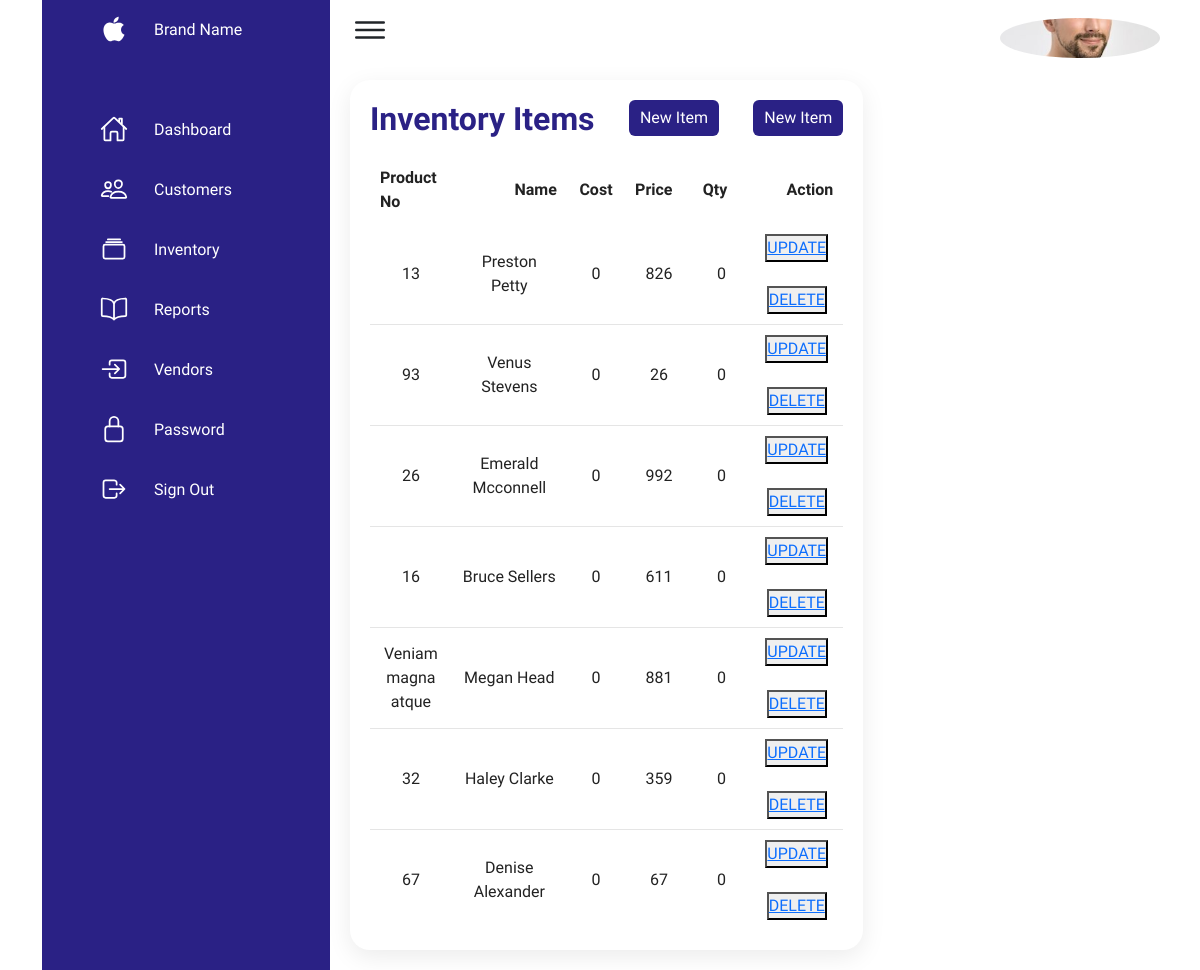
The app's page /Admin/admin/Inventory.php (signed in) with its own data.
### tables this page shows
CREATE TABLE `inventor` (
  `id` int(10) UNSIGNED NOT NULL,
  `p_No` varchar(255) NOT NULL,
  `barcode` varchar(255) NOT NULL,
  `Name` varchar(255) NOT NULL,
  `Discription` varchar(255) NOT NULL,
  `Cost` int(255) NOT NULL,
  `Price` int(255) NOT NULL,
  `qty` int(255) NOT NULL
);

### Admin/admin/Inventory.php (the view, shortened to what this page needs)
<?php
@include 'menu.php';
?>
<div class="details">
    <div class="recentOrders">
        <div class="cardHeader">
            <h2>Inventory Items</h2>
            <a href="add_item.php" class="btn">New Item</a>
            <a href="add_item.php" class="btn">New Item</a>
        </div>
        <table>
            <thead>
                <tr>
                    <td>Product No</td>
                    <td>Name</td>
                    <td>Cost</td>
                    <td>Price</td>
                    <td>Qty</td>
                    <td>Action</td>
                </tr>
            </thead>
            <?php
            $sql = "SELECT * FROM inventor ORDER BY id DESC";
            $conn = mysqli_connect('localhost', 'root', '', 'dbos');
            $res = mysqli_query($conn, $sql);
            if ($res == TRUE) {
                $count = mysqli_num_rows($res);
                if ($count > 0) {
                    while ($row = mysqli_fetch_assoc($res)) {
            ?>
                        <tr>
                            <td width="5%" class="text-center"><?php echo $row['p_No']; ?></td>
                            <td width="20%" class="text-center"><?php echo $row['Name']; ?></td>
                            <td width="5%" class="text-center"><?php echo $row['Cost']; ?></td>
                            <td width="10%" class="text-center"><?php echo $row['Price']; ?></td>
                            <td width="10%" class="text-center"><?php echo $row['qty']; ?></td>
                            <td width="10%" class="text-center">
                                <button class="btn-secondary1"><a href="./update-item.php?id=<?php echo $row["id"]; ?>"> UPDATE</a></button><br><br>
                                <button class="btn-secondary2"><a href="./delete-item.php?id=<?php echo $row["id"]; ?>"> DELETE</a></button>
                            </td>
                        </tr>
            <?php
                    }
                }
            } else {
            }
            ?>
        </table>
    </div>
    </body>
    </html>

### Admin/admin/assets/css/style.css (style rules this page uses)
* { font-family: "Ubuntu", sans-serif; margin: 0; padding: 0; box-sizing: border-box; }
:root { --blue: #2a2185; --white: #fff; --gray: #f5f5f5; --black1: #222; --black2: #999; }
body { min-height: 100vh; overflow-x: hidden; }
.details { position: relative; width: 100%; padding: 20px; display: grid; grid-template-columns: 2fr 1fr; grid-gap: 30px; }
.details .recentOrders { position: relative; display: grid; min-height: 500px; background: var(--white); padding: 20px; box-shadow: 0 7px 25px rgba(0, 0, 0, 0.08); border-radius: 20px; }
.details .cardHeader { display: flex; justify-content: space-between; align-items: flex-start; }
.cardHeader h2 { font-weight: 600; color: var(--blue); }
.cardHeader .btn { position: relative; padding: 5px 10px; background: var(--blue); text-decoration: none; color: var(--white); border-radius: 6px; }
.details table { width: 100%; border-collapse: collapse; margin-top: 10px; }
.details table thead td { font-weight: 600; }
.details .recentOrders table tr { color: var(--black1); border-bottom: 1px solid rgba(0, 0, 0, 0.1); }
.details .recentOrders table tr:last-child { border-bottom: none; }
.details .recentOrders table tr td { padding: 10px; }
.details .recentOrders table tr td:last-child { text-align: end; }
.details .recentOrders table tr td:nth-child(2) { text-align: end; }
.details .recentOrders table tr td:nth-child(3) { text-align: center; }

### records on screen
inventor: p_No "13", Name "Preston Petty", Cost "0", Price "826", qty "0"
inventor: p_No "93", Name "Venus Stevens", Cost "0", Price "26", qty "0"
inventor: p_No "26", Name "Emerald Mcconnell", Cost "0", Price "992", qty "0"
inventor: p_No "16", Name "Bruce Sellers", Cost "0", Price "611", qty "0"
inventor: p_No "Veniam magna atque", Name "Megan Head", Cost "0", Price "881", qty "0"
inventor: p_No "32", Name "Haley Clarke", Cost "0", Price "359", qty "0"
inventor: p_No "67", Name "Denise Alexander", Cost "0", Price "67", qty "0"
